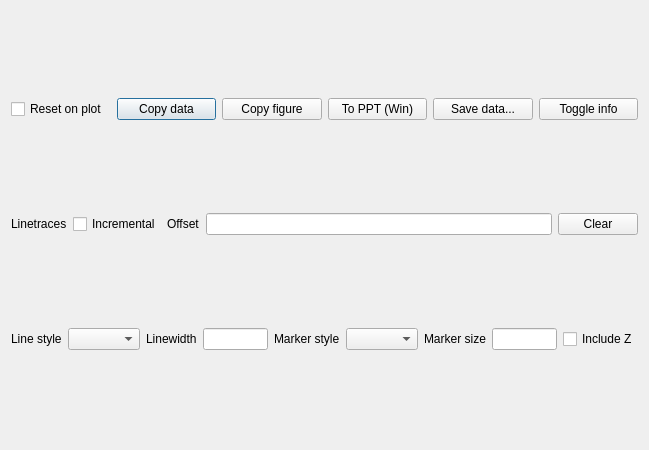
<?xml version="1.0" encoding="UTF-8"?>
<ui version="4.0">
 <class>Dialog</class>
 <widget class="QDialog" name="Dialog">
  <property name="geometry">
   <rect>
    <x>0</x>
    <y>0</y>
    <width>649</width>
    <height>450</height>
   </rect>
  </property>
  <property name="sizePolicy">
   <sizepolicy hsizetype="Preferred" vsizetype="Expanding">
    <horstretch>0</horstretch>
    <verstretch>0</verstretch>
   </sizepolicy>
  </property>
  <property name="windowTitle">
   <string>Linetrace</string>
  </property>
  <layout class="QVBoxLayout" name="verticalLayout">
   <item>
    <layout class="QHBoxLayout" name="plot_layout"/>
   </item>
   <item>
    <layout class="QHBoxLayout" name="horizontalLayout_2">
     <item>
      <widget class="QCheckBox" name="cb_reset_on_plot">
       <property name="text">
        <string>Reset on plot</string>
       </property>
      </widget>
     </item>
     <item>
      <widget class="QPushButton" name="b_copy_data">
       <property name="text">
        <string>Copy data</string>
       </property>
      </widget>
     </item>
     <item>
      <widget class="QPushButton" name="b_copy_figure">
       <property name="text">
        <string>Copy figure</string>
       </property>
      </widget>
     </item>
     <item>
      <widget class="QPushButton" name="b_to_ppt">
       <property name="text">
        <string>To PPT (Win)</string>
       </property>
      </widget>
     </item>
     <item>
      <widget class="QPushButton" name="b_save_data">
       <property name="text">
        <string>Save data...</string>
       </property>
      </widget>
     </item>
     <item>
      <widget class="QPushButton" name="b_toggle_info">
       <property name="text">
        <string>Toggle info</string>
       </property>
      </widget>
     </item>
    </layout>
   </item>
   <item>
    <layout class="QHBoxLayout" name="horizontalLayout_3">
     <item>
      <widget class="QLabel" name="label">
       <property name="text">
        <string>Linetraces</string>
       </property>
      </widget>
     </item>
     <item>
      <widget class="QCheckBox" name="b_incremental">
       <property name="text">
        <string>Incremental</string>
       </property>
      </widget>
     </item>
     <item>
      <widget class="QLabel" name="label_2">
       <property name="text">
        <string>Offset</string>
       </property>
      </widget>
     </item>
     <item>
      <widget class="QLineEdit" name="le_offset"/>
     </item>
     <item>
      <widget class="QPushButton" name="le_clear">
       <property name="text">
        <string>Clear</string>
       </property>
      </widget>
     </item>
    </layout>
   </item>
   <item>
    <layout class="QHBoxLayout" name="horizontalLayout_4">
     <item>
      <widget class="QLabel" name="label_3">
       <property name="text">
        <string>Line style</string>
       </property>
      </widget>
     </item>
     <item>
      <widget class="QComboBox" name="cb_linestyle"/>
     </item>
     <item>
      <widget class="QLabel" name="label_4">
       <property name="text">
        <string>Linewidth</string>
       </property>
      </widget>
     </item>
     <item>
      <widget class="QLineEdit" name="le_linewidth"/>
     </item>
     <item>
      <widget class="QLabel" name="label_5">
       <property name="text">
        <string>Marker style</string>
       </property>
      </widget>
     </item>
     <item>
      <widget class="QComboBox" name="cb_markerstyle"/>
     </item>
     <item>
      <widget class="QLabel" name="label_6">
       <property name="text">
        <string>Marker size</string>
       </property>
      </widget>
     </item>
     <item>
      <widget class="QLineEdit" name="le_markersize"/>
     </item>
     <item>
      <widget class="QCheckBox" name="cb_include_z">
       <property name="text">
        <string>Include Z</string>
       </property>
      </widget>
     </item>
    </layout>
   </item>
  </layout>
 </widget>
 <resources/>
 <connections/>
</ui>
